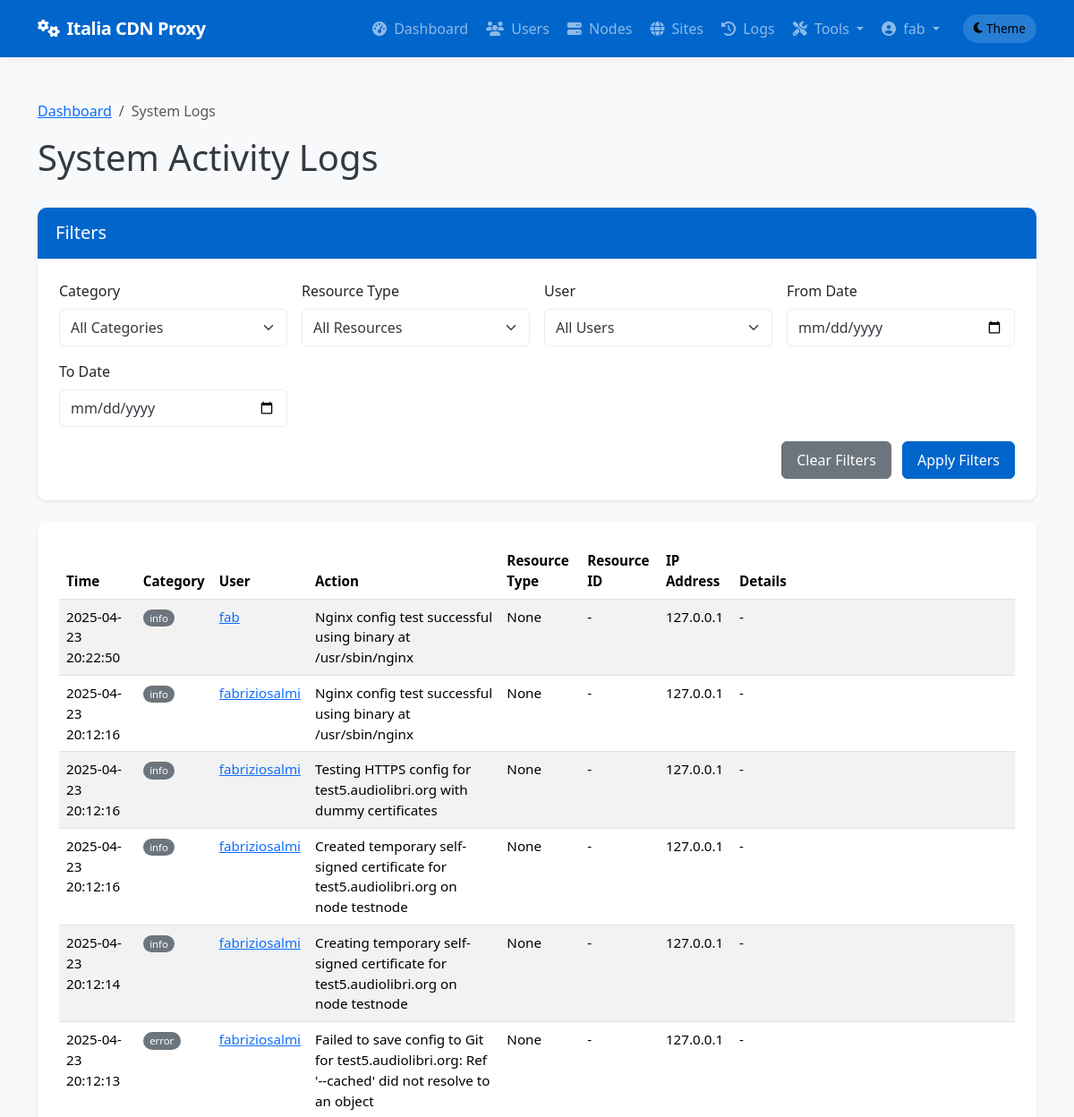
The page /admin/system/logs (signed in, upper part) on the database as committed earlier.
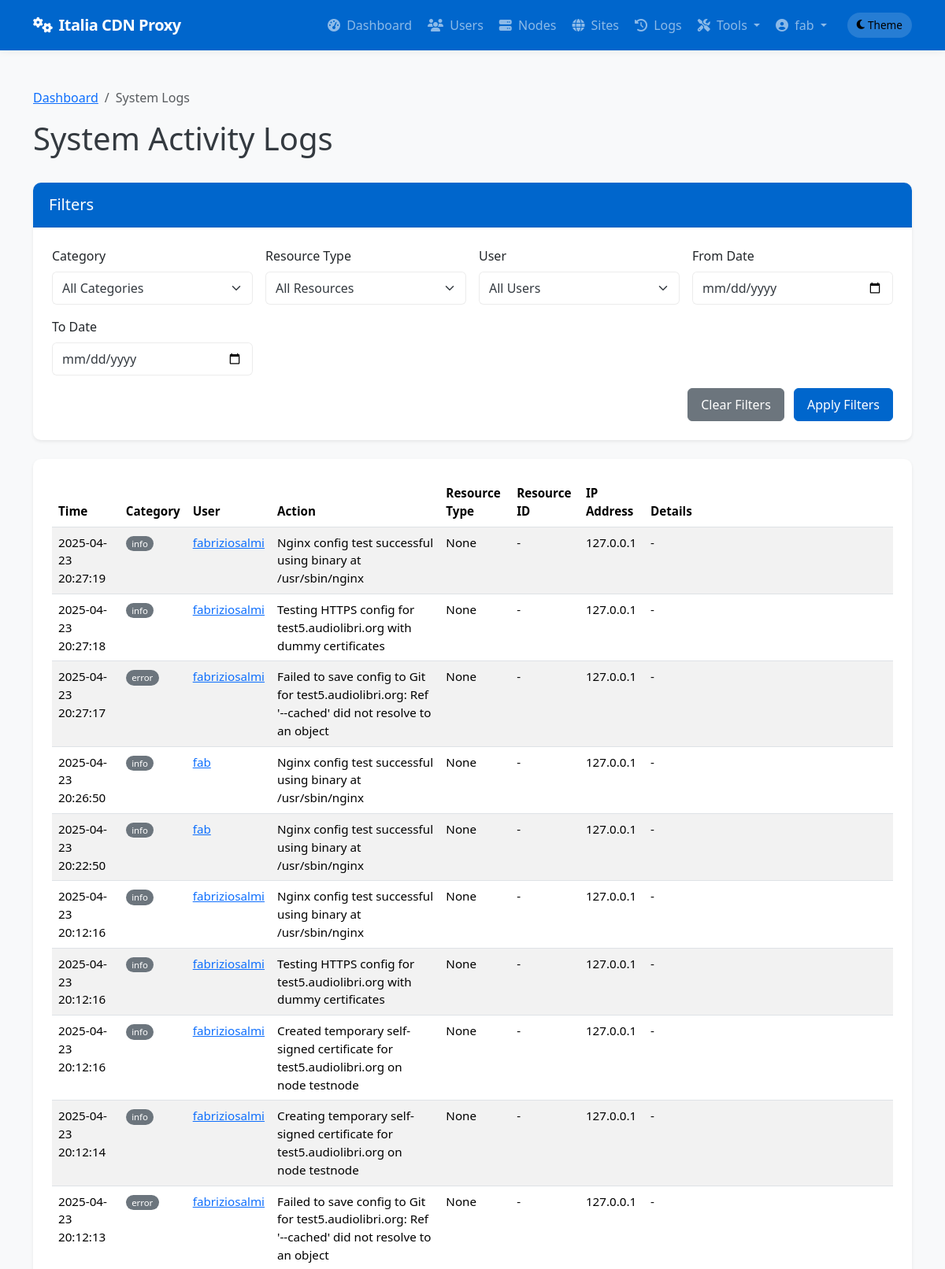
The same page on the database as committed later.
### app/models/models.py (models this page shows, shortened)
class SystemLog(db.Model):
    __tablename__ = 'system_logs'
    id = db.Column(db.Integer, primary_key=True)
    user_id = db.Column(db.Integer, db.ForeignKey('users.id'), nullable=True)  # Null for system events
    category = db.Column(db.String(32), nullable=False)  # auth, admin, system, security, etc.
    action = db.Column(db.String(64), nullable=False)    # login, logout, create, delete, etc.
    resource_type = db.Column(db.String(32), nullable=True)  # user, node, site, etc.
    resource_id = db.Column(db.Integer, nullable=True)       # ID of the affected resource
    details = db.Column(db.Text, nullable=True)              # Additional details
    ip_address = db.Column(db.String(45), nullable=True)     # IP address of user/system
    created_at = db.Column(db.DateTime, default=datetime.utcnow)
    user = db.relationship('User', backref=db.backref('system_logs', lazy='dynamic'))

class User(db.Model):
    __tablename__ = 'users'
    id = db.Column(db.Integer, primary_key=True)
    username = db.Column(db.String(64), unique=True, index=True, nullable=False)
    email = db.Column(db.String(120), unique=True, index=True, nullable=False)
    password_hash = db.Column(db.String(128), nullable=False)
    role = db.Column(db.String(20), nullable=False, default='client')  # 'admin' or 'client'
    is_active = db.Column(db.Boolean, default=True)
    created_at = db.Column(db.DateTime, default=datetime.utcnow)
    last_login = db.Column(db.DateTime, nullable=True)
    sites = db.relationship('Site', backref='owner', lazy='dynamic')
    def is_admin(self):
        return self.role == 'admin'

### app/controllers/admin.py (the view, shortened to what this page needs)
@admin.route('/system/logs')
@login_required
@admin_required
def system_logs():
    category = request.args.get('category')
    user_id = request.args.get('user_id')
    resource_type = request.args.get('resource_type')
    from_date = request.args.get('from_date')
    to_date = request.args.get('to_date')
    from app.models.models import SystemLog
    query = SystemLog.query
    if category:
        query = query.filter(SystemLog.category == category)
    if user_id:
        query = query.filter(SystemLog.user_id == user_id)
    if resource_type:
        query = query.filter(SystemLog.resource_type == resource_type)
    if from_date:
        try:
            from_datetime = datetime.strptime(from_date, '%Y-%m-%d')
            query = query.filter(SystemLog.created_at >= from_datetime)
        except ValueError:
            pass
    categories = db.session.query(SystemLog.category).distinct().all()
    resource_types = db.session.query(SystemLog.resource_type).distinct().all()
    users = User.query.all()
    page = request.args.get('page', 1, type=int)
    logs = query.order_by(SystemLog.created_at.desc()).paginate(page=page, per_page=50)
    return render_template('admin/system_logs.html',
                          logs=logs,
                          categories=[c[0] for c in categories if c[0]],
                          resource_types=[r[0] for r in resource_types if r[0]],
                          users=users,
                          filters={
                              'category': category,
                              'user_id': user_id,
                              'resource_type': resource_type,
                              'from_date': from_date,
                              'to_date': to_date
                          })

### app/models/__init__.py (called while the page is built)
@login_manager.user_loader
def load_user(user_id):
    return User.query.get(int(user_id))

### app/services/access_control.py (called while the page is built)
def admin_required(f):
    @wraps(f)
    def decorated_function(*args, **kwargs):
        if not current_user.is_admin():
            flash('You need admin privileges to access this page.', 'error')
            return abort(403)
        return f(*args, **kwargs)
    return decorated_function

### app/templates/admin/system_logs.html (shortened to what the changed rows need)
{% extends 'base.html' %}
{% block content %}
<div class="container py-4">
    <div class="d-flex justify-content-between align-items-center mb-4">
        <h1>System Activity Logs</h1>
    </div>
    <div class="card shadow-sm">
        <div class="card-body">
            {% if logs.items %}
                <div class="table-responsive">
                    <table class="table table-striped table-hover">
                        <thead>
                            <tr>
                                <th>Time</th>
                                <th>Category</th>
                                <th>User</th>
                                <th>Action</th>
                                <th>Resource Type</th>
                                <th>Resource ID</th>
                                <th>IP Address</th>
                                <th>Details</th>
                            </tr>
                        </thead>
                        <tbody>
                            {% for log in logs.items %}
                            <tr>
                                <td>{{ log.created_at.strftime('%Y-%m-%d %H:%M:%S') }}</td>
                                <td>
                                    <span class="badge rounded-pill
                                    {% if log.category == 'auth' %}bg-info
                                    {% elif log.category == 'admin' %}bg-primary
                                    {% elif log.category == 'security' %}bg-danger
                                    {% elif log.category == 'system' %}bg-success
                                    {% else %}bg-secondary{% endif %}">
                                        {{ log.category }}
                                    </span>
                                </td>
                                <td>
                                    {% if log.user %}
                                        <a href="{{ url_for('admin.edit_user', user_id=log.user_id) }}">{{ log.user.username }}</a>
                                    {% else %}
                                        <span class="text-muted">System</span>
                                    {% endif %}
                                </td>
                                <td>{{ log.action }}</td>
                                <td>{{ log.resource_type }}</td>
                                <td>
                                    {% if log.resource_type == 'site' and log.resource_id %}
                                        <a href="{{ url_for('admin.view_site', site_id=log.resource_id) }}">{{ log.resource_id }}</a>
                                    {% elif log.resource_type == 'node' and log.resource_id %}
                                        <a href="{{ url_for('admin.view_node', node_id=log.resource_id) }}">{{ log.resource_id }}</a>
                                    {% elif log.resource_type == 'user' and log.resource_id %}
                                        <a href="{{ url_for('admin.edit_user', user_id=log.resource_id) }}">{{ log.resource_id }}</a>
                                    {% else %}
                                        {{ log.resource_id if log.resource_id else '-' }}
                                    {% endif %}
                                </td>
                                <td>{{ log.ip_address or '-' }}</td>
                                <td>
                                    <span class="text-truncate d-inline-block" style="max-width: 300px;" title="{{ log.details }}">
                                        {{ log.details or '-' }}
                                    </span>
                                </td>
                            </tr>
                            {% endfor %}
                        </tbody>
                    </table>
                </div>
            {% else %}
                <div class="alert alert-info mb-0">
                    <i class="fas fa-info-circle me-2"></i> No system logs found matching your criteria.
                </div>
            {% endif %}
        </div>
    </div>
</div>
{% endblock %}

Rows that differ between the two databases and show on the page:
added SystemLog: created_at "2025-04-23 20:27:19", category "info", user.username "fabriziosalmi", action "Nginx config test successful using binary at /usr/sbin/nginx", resource_type "None", resource_id "-", ip_address "127.0.0.1", details "-"
added SystemLog: created_at "2025-04-23 20:27:18", category "info", user.username "fabriziosalmi", action "Testing HTTPS config for test5.audiolibri.org with dummy certificates", resource_type "None", resource_id "-", ip_address "127.0.0.1", details "-"
added SystemLog: created_at "2025-04-23 20:27:17", category "error", user.username "fabriziosalmi", action "Failed to save config to Git for test5.audiolibri.org: Ref '--cached' did not resolve to an object", resource_type "None", resource_id "-", ip_address "127.0.0.1", details "-"
added SystemLog: created_at "2025-04-23 20:26:50", category "info", user.username "fab", action "Nginx config test successful using binary at /usr/sbin/nginx", resource_type "None", resource_id "-", ip_address "127.0.0.1", details "-"
